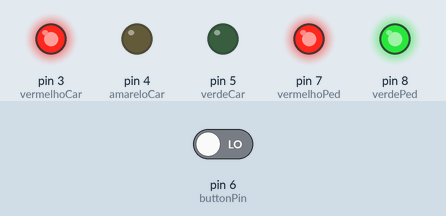
This sketch was run on a simulated Arduino Uno, built with avr-gcc and run on an emulated ATmega328P. Parts: output pins drawn as LEDs (lit = HIGH). The test bench sets the inputs (shaded band); at power-on: pin 6 (buttonPin) LOW.

Above: at 12.9 s.
13.0 s: pin 6 (buttonPin) driven LOW
At 15.7 s:
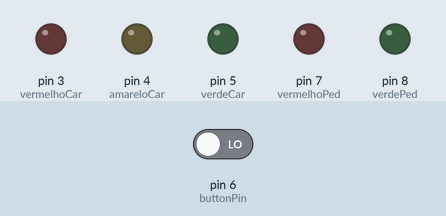
24.2 s: pin 6 (buttonPin) driven HIGH
At 30.7 s:
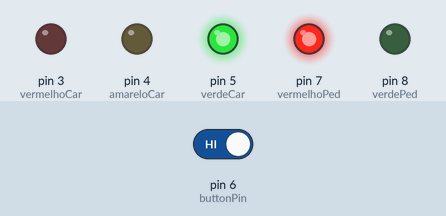
35.4 s: pin 6 (buttonPin) driven LOW
At 39.1 s:
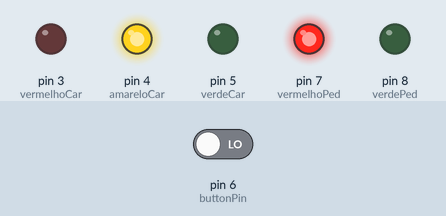
Timing chart, 0 to 47.6 s (numbered marks = the images above; inputs shaded):
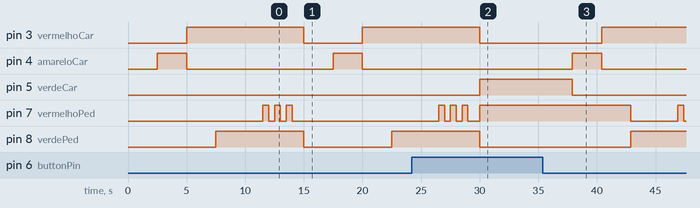

Measured:
- after the input at 24.2 s, pin 3 (vermelhoCar): goes on until 30.0 s, then stays LOW; pin 4 (amareloCar): stays LOW (without the input it goes to HIGH after 8.3 s); pin 5 (verdeCar): LOW → HIGH after 5.8 s
- after the input at 35.4 s, pin 3 (vermelhoCar): LOW → HIGH after 5.0 s; pin 4 (amareloCar): LOW → HIGH after 2.5 s, → LOW 2.5 s later; pin 5 (verdeCar): HIGH → LOW after 2.5 s; pin 7 (vermelhoPed): HIGH → LOW after 7.5 s, → HIGH 4.0 s later, → LOW 0.50 s later; pin 8 (verdePed): LOW → HIGH after 7.5 s

The sketch:

semafaro.ino
```cpp
/*
Desafio do semáfaro - Fazer um semáforo que o pedestre possa abertar um botão para conseguir liberar seu acesso e bloquear o acesso dos motoristas.
Dicas: Passe dicas a medida que for passando determinado tempo.
        Lembre que tudo que estiver no loop será executado infinitamente enquanto a placa estiver ligado, setup serve para inicializar variável uma vez. \
        Todas variáveis fora das funções são globais (elas são acessadas em todos os locais)
        Passe as variáveis do semáfaro.
        Expliquei sobre while(digitalRead(buttonPin)) enquanto o botão não estiver pressionado vai retornar falso e não entra na condição {}
        Explique sobre o for para utilizar para repetir determinada parte do código (Piscar 5 x o vermelho antes de fechar a faixa de pedestre)
*/

int vermelhoCar = 3; //Define vermelhoCar no pino D3 (GPIO3) - vermelho dos carros
int amareloCar = 4; //Define amareloCar no pino D4 (GPIO4) - amarelo dos carros
int verdeCar = 5; //Define verdeCar no pino D5 (GPIO5) - verde dos carros
int buttonPin = 6; //Define buttonPin no pino D6 (GPIO6) - botão dos pedestres
int vermelhoPed = 7; //Define vermelhoPed no pino D7 (GPIO7) - vermelho dos pedestres
int verdePed = 8; //Define verdePed no pino D8 (GPIO8) - verde dos pedestres

void setup() {
    //Configura os pinos dos LEDs como saída e do botão como entrada
    pinMode(vermelhoCar, OUTPUT);
    pinMode(amareloCar, OUTPUT);
    pinMode(verdeCar, OUTPUT);
    pinMode(vermelhoPed, OUTPUT);
    pinMode(verdePed, OUTPUT);
    pinMode(buttonPin, INPUT);
}
void loop() {
    while (digitalRead(buttonPin)) { //Enquanto o botão não for pressionado
        digitalWrite(verdeCar, HIGH); //Liga o LED verde dos carros
        digitalWrite(vermelhoPed, HIGH); //Liga o LED vermelho dos pedestres
    }
//instruções que serão realizadas quando o botão for pressionado
    delay(2500); //Intervalo de 2,5 segundos
    digitalWrite(verdeCar, LOW); //Desliga o LED verde dos carros
    digitalWrite(amareloCar, HIGH); //Liga o LED amarelo dos carros
    delay(2500); //Intervalo de 2,5 segundo
    digitalWrite(amareloCar, LOW); //Desliga o LED amarelo dos carros
    digitalWrite(vermelhoCar, HIGH); //Liga o LED vermelho dos carros
    delay(2500); //Intervalo de 2,5 segundo
    digitalWrite(vermelhoPed, LOW); //Desliga o LED vermelho dos pedestres
    digitalWrite(verdePed, HIGH); //Liga o LED verde dos pedestres
    delay(4000); //Intervalo de 4 segundos
    //Pisca LED vermelho dos Pedestres
    for (int i = 0; i <= 5; i++) { //fazer 5 vezes
        digitalWrite(vermelhoPed, !(digitalRead(vermelhoPed))); //Inverte o estado do LED vermelho dos pedestres
        delay(500); //Intervalo de 0,5 segundo
    }
    delay(500); //Intervalo de 0,5 segundo
    digitalWrite(verdePed, LOW); //Desliga o LED verde dos pedestres
    digitalWrite(vermelhoCar, LOW); //Desliga o LED vermelho dos pedestres
}
```
